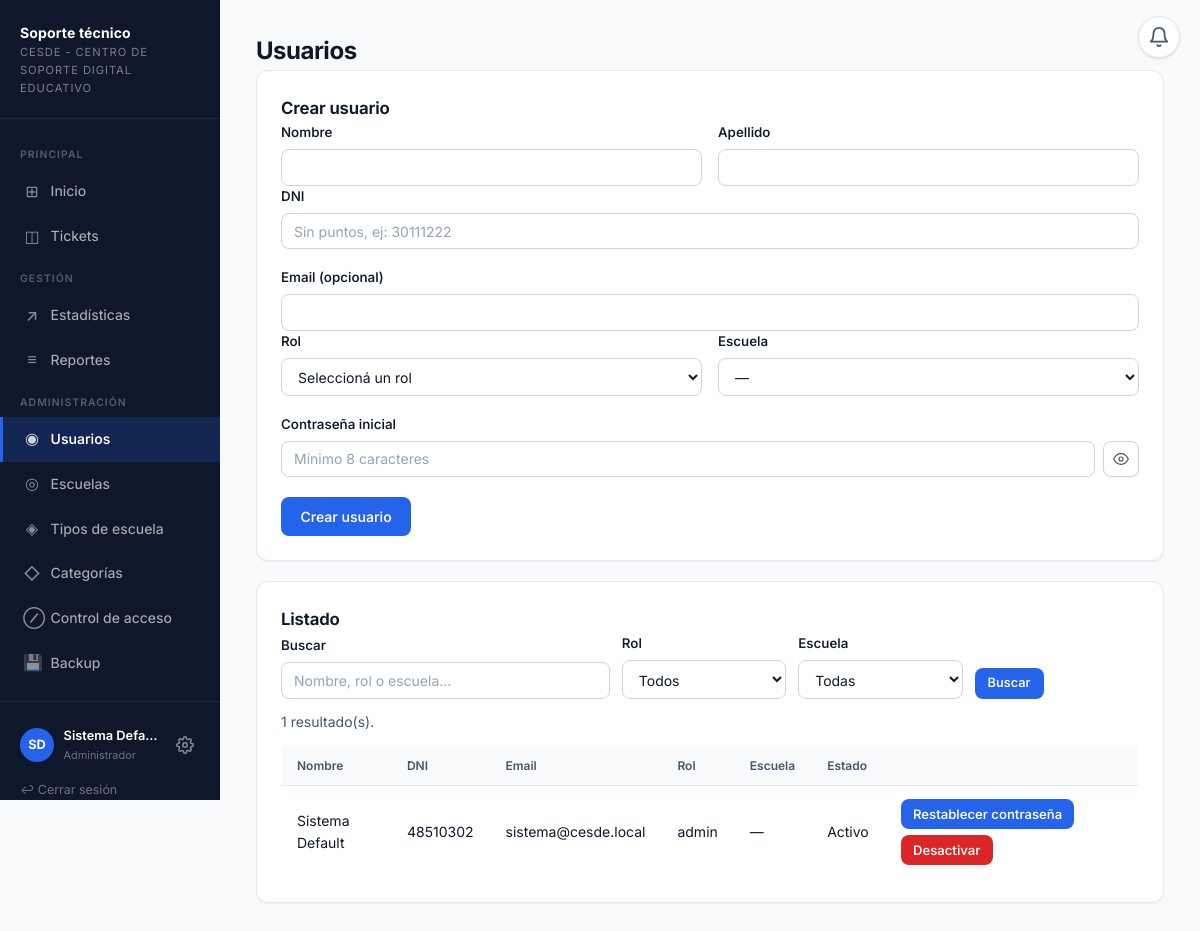
Page /admin_usuarios.php (signed in) on the committed database.
### tables this page shows
CREATE TABLE usuarios (
    id              INT AUTO_INCREMENT PRIMARY KEY,
    nombre          VARCHAR(80)  NOT NULL,
    apellido        VARCHAR(80)  NOT NULL,
    dni             VARCHAR(15)  NOT NULL UNIQUE,
    email           VARCHAR(150) NULL,
    password_hash   VARCHAR(255) NOT NULL,
    rol             ENUM('admin','coordinador','tecnico','solicitante') NOT NULL,
    escuela_id      INT NULL,
    anio_curso      VARCHAR(10)  NULL,
    activo          TINYINT(1)   NOT NULL DEFAULT 1,
    fecha_creacion  DATETIME     NOT NULL DEFAULT CURRENT_TIMESTAMP,
    CONSTRAINT fk_usuarios_escuela FOREIGN KEY (escuela_id) REFERENCES escuelas(id) ON DELETE SET NULL
);

### config/sesion.php (called while the page is built, shortened)
<?php
function usuarioActual(): ?array
{
    return $_SESSION['usuario'] ?? null;
}
function e(?string $texto): string
{
    return htmlspecialchars($texto ?? '', ENT_QUOTES, 'UTF-8');
}

### public/admin_usuarios.php (the view, shortened to what this page needs)
<?php
require_once __DIR__ . '/../config/sesion.php';
$pdo = obtenerConexion();
$rolesValidos = ['admin', 'coordinador', 'tecnico', 'solicitante', 'lector'];
$filtroQ = trim($_GET['q'] ?? '');
$filtroRol = trim($_GET['rol'] ?? '');
if (!in_array($filtroRol, $rolesValidos, true)) {
    $filtroRol = '';
}
$filtroEscuelaId = (int) ($_GET['escuela_id'] ?? 0);
$condiciones = [];
$parametros = [];
$whereUsuarios = $condiciones ? ('WHERE ' . implode(' AND ', $condiciones)) : '';
$stmtUsuarios = $pdo->prepare(
    "SELECT u.*, e.nombre AS escuela_nombre FROM usuarios u
     LEFT JOIN escuelas e ON e.id = u.escuela_id
     $whereUsuarios
     ORDER BY u.activo DESC, u.rol, u.apellido"
);
$stmtUsuarios->execute($parametros);
$usuarios = $stmtUsuarios->fetchAll();
$hayFiltroUsuarios = $filtroQ !== '' || $filtroRol !== '' || $filtroEscuelaId > 0;
require __DIR__ . '/../includes/header.php';
?>
<h1>Usuarios</h1>
<div class="tarjeta">
    <h2>Crear usuario</h2>
    <form method="post">
        <div class="grid-2">
            <div>
                <label for="nombre">Nombre</label>
                <input type="text" id="nombre" name="nombre" required>
            </div>
            <div>
                <label for="apellido">Apellido</label>
                <input type="text" id="apellido" name="apellido" required>
            </div>
        </div>
        <label for="dni">DNI</label>
        <input type="text" id="dni" name="dni" required inputmode="numeric" placeholder="Sin puntos, ej: 30111222">
        <label for="email">Email (opcional)</label>
        <input type="email" id="email" name="email">
        <div class="grid-2">
            <div>
                <label for="rol">Rol</label>
                <select id="rol" name="rol" required onchange="
                    document.getElementById('campo_anio').style.display = this.value === 'tecnico' ? 'block' : 'none';
                    document.getElementById('campo_escuela').style.display = (this.value === 'admin' || this.value === 'coordinador') ? 'none' : 'block';
                ">
                    <option value="">Seleccioná un rol</option>
                </select>
            </div>
            <div id="campo_escuela">
                <label for="escuela_id">Escuela</label>
                <select id="escuela_id" name="escuela_id">
                    <option value="">—</option>
                </select>
            </div>
        </div>
        <label for="password">Contraseña inicial</label>
        <div class="campo-password">
            <input type="password" id="password" name="password" required minlength="8" placeholder="Mínimo 8 caracteres" autocomplete="new-password">
            <button type="button" class="btn-mostrar-password" data-toggle-password="password" aria-label="Mostrar contraseña" aria-pressed="false" title="Mostrar contraseña" tabindex="0">
                <svg class="icono-ojo" width="16" height="16" viewBox="0 0 24 24" fill="none" stroke="currentColor" stroke-width="1.8" stroke-linecap="round" stroke-linejoin="round" aria-hidden="true"><path d="M1 12s4-8 11-8 11 8 11 8-4 8-11 8-11-8-11-8z"/><circle cx="12" cy="12" r="3"/></svg>
            </button>
        </div>
        <button type="submit">Crear usuario</button>
    </form>
</div>
<div class="tarjeta">
    <h2>Listado</h2>
    <form method="get" class="form-filtros" role="search" aria-label="Buscar usuarios">
        <div style="flex:2; min-width:220px;">
            <label for="q">Buscar</label>
            <input type="text" id="q" name="q" value="<?= e($filtroQ) ?>"
                   placeholder="Nombre, rol o escuela…" autocomplete="off">
        </div>
        <div>
            <label for="filtro_rol">Rol</label>
            <select id="filtro_rol" name="rol">
                <option value="">Todos</option>
            </select>
        </div>
        <div>
            <label for="filtro_escuela">Escuela</label>
            <select id="filtro_escuela" name="escuela_id">
                <option value="0">Todas</option>
            </select>
        </div>
        <div class="form-filtros-acciones">
            <button type="submit" class="boton-sm">Buscar</button>
        </div>
    </form>
    <p class="texto-2" id="conteoUsuarios" style="margin:0.75rem 0 0;">
        <?= count($usuarios) ?> resultado(s)<?= $hayFiltroUsuarios ? ' para el filtro aplicado' : '' ?>.
    </p>
    <?php if (!$usuarios): ?>
        <p class="texto-secundario" style="margin-top:0.75rem;">No hay usuarios que coincidan con la búsqueda.</p>
    <?php else: ?>
    <div class="tabla-wrap" style="margin-top:0.75rem;"><table id="tablaUsuarios">
        <thead><tr><th>Nombre</th><th>DNI</th><th>Email</th><th>Rol</th><th>Escuela</th><th>Estado</th><th></th></tr></thead>
        <tbody id="cuerpoUsuarios">
        <?php foreach ($usuarios as $u): ?>
            <?php $textoBusqueda = mb_strtolower($u['nombre'] . ' ' . $u['apellido'] . ' ' . $u['rol'] . ' ' . ($u['escuela_nombre'] ?? ''), 'UTF-8'); ?>
            <tr data-busqueda="<?= e($textoBusqueda) ?>">
                <td><?= e($u['nombre'] . ' ' . $u['apellido']) ?><?= $u['anio_curso'] ? ' (' . e($u['anio_curso']) . ')' : '' ?></td>
                <td><?= e($u['dni']) ?></td>
                <td><?= e($u['email'] ?? '—') ?></td>
                <td><?= e($u['rol']) ?></td>
                <td><?= e($u['escuela_nombre'] ?? '—') ?></td>
                <td><?= $u['activo'] ? 'Activo' : 'Inactivo' ?></td>
                <td>
                    <div style="display:flex; gap:0.4rem; flex-wrap:wrap;">
                        <button type="button"
                            class="btn-reset-password"
                            style="margin:0; padding:0.3rem 0.7rem; font-size:0.82rem; white-space:nowrap;"
                            data-id="<?= (int) $u['id'] ?>"
                            data-nombre="<?= e($u['nombre'] . ' ' . $u['apellido']) ?>">
                            Restablecer contraseña
                        </button>
                        <?php if ($u['activo']): ?>
                        <form method="post" onsubmit="return confirm('¿Desactivar este usuario?')" style="margin:0;">
                            <button type="submit" style="margin:0; padding:0.3rem 0.7rem; font-size:0.82rem; background:var(--rojo);">Desactivar</button>
                        </form>
                        <?php endif; ?>
                    </div>
                </td>
            </tr>
        <?php endforeach; ?>
        </tbody>
    </table></div>
    <?php endif; ?>
</div>
<?php require __DIR__ . '/../includes/footer.php'; ?>

### includes/header.php (shortened to what this page needs)
<?php
$usuario = usuarioActual();
$paginaActual = basename($_SERVER['PHP_SELF']);
function navLink(string $href, string $icono, string $etiqueta, string $paginaActual, int $badge = 0, string $badgeId = ''): string {
    $activo = ($paginaActual === $href) ? ' activo' : '';
    $idAttr = $badgeId !== '' ? " id=\"{$badgeId}\"" : '';
    $badgeHtml = $badge > 0
        ? "<span class=\"sidebar-badge\"{$idAttr}>" . ($badge > 99 ? '99+' : $badge) . '</span>'
        : ($badgeId !== '' ? "<span class=\"sidebar-badge\"{$idAttr} style=\"display:none\"></span>" : '');
    return "<a href=\"{$href}\" class=\"{$activo}\"><span class=\"icono\">{$icono}</span> {$etiqueta}{$badgeHtml}</a>";
}
$iniciales = '';
if ($usuario) {
    $iniciales = mb_strtoupper(mb_substr($usuario['nombre'], 0, 1) . mb_substr($usuario['apellido'], 0, 1));
}
$etiquetasRol = [
    'admin'       => 'Administrador',
    'coordinador' => 'Coordinador',
    'tecnico'     => 'Técnico',
    'solicitante' => 'Solicitante',
];
?>
<!DOCTYPE html>
<html lang="es">
<head>
    <link rel="stylesheet" href="../css/estilo.css">
</head>
<body>
<div class="layout">
<?php if ($usuario): ?>
<aside class="sidebar">
    <div class="sidebar-logo">
        <a href="dashboard.php">
            <div class="sidebar-logo-titulo">Soporte técnico</div>
            <div class="sidebar-logo-sub">CESDE - Centro de Soporte Digital Educativo</div>
        </a>
    </div>
    <nav class="sidebar-nav">
        <div class="sidebar-seccion">Principal</div>
        <?= navLink('dashboard.php',    '⊞', 'Inicio',   $paginaActual) ?>
        <?= navLink('ticket_lista.php', '◫', 'Tickets',  $paginaActual) ?>
        <?php if (in_array($usuario['rol'], ['admin', 'coordinador'], true)): ?>
        <div class="sidebar-seccion">Gestión</div>
        <?= navLink('estadisticas.php', '↗', 'Estadísticas', $paginaActual) ?>
        <?= navLink('reportes.php',     '≡', 'Reportes',     $paginaActual) ?>
        <?php endif; ?>
        <?php if ($usuario['rol'] === 'admin'): ?>
        <div class="sidebar-seccion">Administración</div>
        <?= navLink('admin_usuarios.php',     '◉', 'Usuarios',         $paginaActual) ?>
        <?= navLink('admin_escuelas.php',     '◎', 'Escuelas',         $paginaActual) ?>
        <?= navLink('admin_tipos_escuela.php','◈', 'Tipos de escuela', $paginaActual) ?>
        <?= navLink('admin_categorias.php',   '◇', 'Categorías',       $paginaActual) ?>
        <?= navLink('admin_bloqueo.php',      '⊘', 'Control de acceso',$paginaActual) ?>
        <?= navLink('admin_backup.php',       '💾', 'Backup',           $paginaActual) ?>
        <?php endif; ?>
    </nav>
    <div class="sidebar-pie">
        <div class="sidebar-usuario">
            <div class="sidebar-avatar"><?= e($iniciales) ?></div>
            <div class="sidebar-usuario-info">
                <div class="sidebar-usuario-nombre"><?= e($usuario['nombre'] . ' ' . $usuario['apellido']) ?></div>
                <div class="sidebar-usuario-rol"><?= e($etiquetasRol[$usuario['rol']] ?? $usuario['rol']) ?></div>
            </div>
            <a href="menu.php" class="sidebar-engranaje<?= $paginaActual === 'menu.php' ? ' activo' : '' ?>" title="Menú" aria-label="Abrir menú">
            </a>
        </div>
        <a href="logout.php" class="cerrar-sesion">↩ Cerrar sesión</a>
    </div>
</aside>
<?php endif; ?>
<?php if ($usuario): ?>
<div class="campana-wrap" id="campanaWrap">
    <button class="campana-btn" id="campanaBtn"
            onclick="togglePanel(event)"
            aria-label="Notificaciones"
            aria-expanded="false">
        <svg width="22" height="22" viewBox="0 0 24 24" fill="none"
             stroke="currentColor" stroke-width="2" stroke-linecap="round" stroke-linejoin="round">
            <path d="M18 8A6 6 0 0 0 6 8c0 7-3 9-3 9h18s-3-2-3-9"/>
            <path d="M13.73 21a2 2 0 0 1-3.46 0"/>
        </svg>
    </button>
</div>
<?php endif; ?>
<main class="pagina">
<div class="pagina-interior">

### includes/footer.php
</div>
</main>
</div>
</body>
</html>

### rows in the picture
usuarios: iniciales "SD", nombre+apellido "Sistema Default", rol "Administrador", dni "48510302", email "sistema@cesde.local", rol "admin", escuela_nombre "—", activo "Activo"

### other values in the picture
$icono "⊞ ◫ ↗ ≡ ◉ ◎ ◈ ◇ ⊘ 💾"
$etiqueta "Inicio Tickets Estadísticas Reportes Usuarios Escuelas Tipos de escuela Categorías Control de acceso Backup"
count($usuarios) "1"
